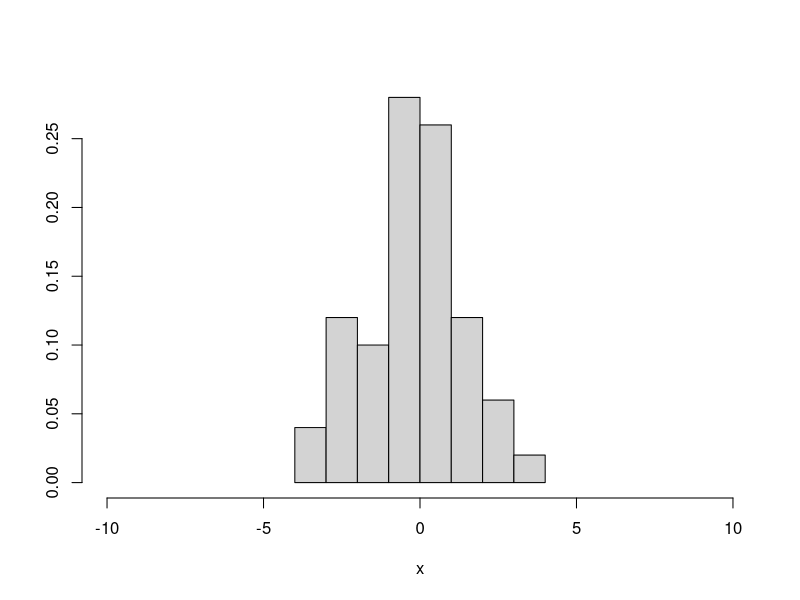

Here is the R script that generated this plot: (Note: this script raises an error after producing the figure.)
## ---- chunk 1
knitr::opts_chunk$set(echo = TRUE)
## ---- chunk 2
set.seed(200)

#Generate 50 Random Numbers from a Normal Distribution:

# Actual parameters
actual_mu <- 0
actual_sigma <- 2

data_50 <- rnorm(50, mean = actual_mu, sd = actual_sigma)

#Plot histogram of Normal Distribution
hist(data_50, xlab = "x", ylab = "", main = "", freq = F, xlim = c(-10, 10))

# Initial parameter values for optimization

initial_params_50 <- c(mean(data_50), sd(data_50))
cat("Initial Parameters (mean and standard deviation) for 50 random numbers:",initial_params_50, "\n")

#Optimize for 50 Data Points:
likelihood_norm <- function(params, data) {
  mu <- params[1]
  sigma <- params[2]
  
  # Calculate the log-likelihood for each data point
  likelihood <- -dnorm(data, mean = mu, sd = sigma, log = TRUE)
  
  # Sum the log-likelihoods to get the total log-likelihood
  total_likelihood <- sum(likelihood)
  
  return(total_likelihood)
}

# Optimize the log-likelihood function
optim_result <- optim(par = initial_params_50, fn = likelihood_norm, data = data_50)

estimated_mu <- optim_result$par[1]
estimated_sigma <- optim_result$par[2]

cat("Actual μ:", actual_mu, "\n")
cat("Estimated μ for 50 random numbers:", estimated_mu, "\n")
cat("Actual σ:", actual_sigma, "\n")
cat("Estimated σ for 50 random numbers:", estimated_sigma, "\n")

set.seed(200)

#Repeat the exercise with 5000 generated numbers

data_5000 <- rnorm(5000, mean = actual_mu, sd = actual_sigma)

initial_params_5000 <- c(mean(data_5000), sd(data_5000))
cat("Initial Parameters (mean and standard deviation) for 5000 random numbers:",initial_params_5000, "\n")

# Optimize for 5000 data points
optim_result_5000 <- optim(par = initial_params_5000, fn = likelihood_norm, data = data_5000)

# Estimated parameters for 5000 data points
estimated_mu_5000 <- optim_result_5000$par[1]
estimated_sigma_5000 <- optim_result_5000$par[2]

# Print results
cat("Actual μ:", actual_mu, "\n")
print("Estimated μ for 5000 random numbers:", estimated_mu_5000, "\n")
cat("Actual σ:", actual_sigma, "\n")
cat("Estimated σ for 5000 random numbers:", estimated_sigma_5000, "\n")


